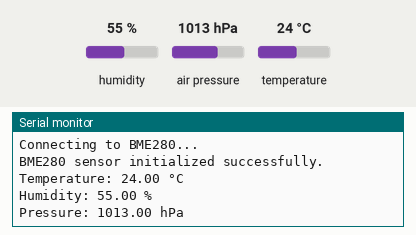
Simulated run of this sketch. Board: Arduino MKR. Shown: the last lines printed to the serial monitor. Inputs (shaded band) come from the test bench; at power-on: humidity 55 %, air pressure 1013 hPa, temperature 24 °C. WiFi joins after 1.5 s; servers stay silent unless stated.

Above: at 3.7 s.
3.8 s: humidity set to 22 %
At 5.3 s:
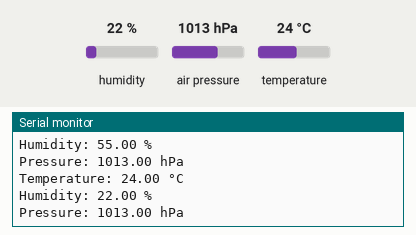
6.5 s: air pressure set to 952 hPa
At 7.0 s:
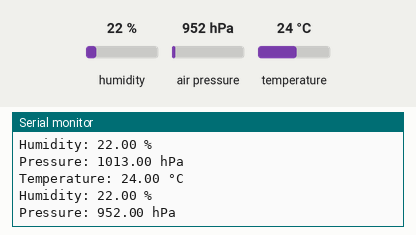
9.2 s: temperature set to 12 °C
At 11.5 s:
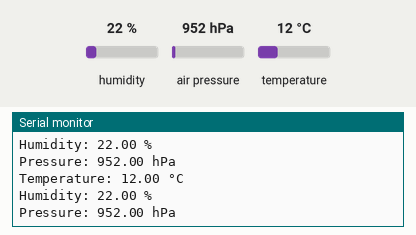

Measured:
- after the input at 3.8 s, the serial monitor: prints a new line after 0.71 s (image 1)
- after the input at 6.5 s, the serial monitor: prints a new line at once (image 2)
- after the input at 9.2 s, the serial monitor: prints a new line after 1.3 s (image 3)

The sketch:

sketch_sep30a.ino
```cpp
#include <WiFiNINA.h>
#include <Wire.h>
#include <Adafruit_Sensor.h>
#include <Adafruit_BME280.h>

// Wi-Fi credentials
const char* ssid = "Punchline";         // Replace with your Wi-Fi network name (SSID)
const char* password = "15072004"; // Replace with your Wi-Fi password

// Create a BME280 instance
Adafruit_BME280 bme;  // Default I2C address is 0x76. Some modules may use 0x77.

void setup() {
  // Start the Serial Monitor
  Serial.begin(9600);
  while (!Serial); // Wait for Serial to initialize
  delay(1000);     // Allow some time for the Serial Monitor

  // Connect to Wi-Fi
  Serial.print("Connecting to Wi-Fi...");
  WiFi.begin(ssid, password);
  while (WiFi.status() != WL_CONNECTED) {
    delay(1000);
    Serial.print(".");
  }
  Serial.println("\nConnected to Wi-Fi!");
  Serial.print("IP Address: ");
  Serial.println(WiFi.localIP());

  // Initialize the BME280 sensor
  Serial.println("Connecting to BME280...");
  if (!bme.begin(0x76)) {  // Try 0x77 if 0x76 doesn't work
    Serial.println("Could not find a valid BME280 sensor, check wiring!");
    while (1);  // Stop here if the sensor is not found
  }
  Serial.println("BME280 sensor initialized successfully.");
}

void loop() {
  // Read sensor values
  float temperature = bme.readTemperature();
  float humidity = bme.readHumidity();
  float pressure = bme.readPressure() / 100.0F; // Convert from Pa to hPa

  // Print sensor values to Serial Monitor
  Serial.print("Temperature: ");
  Serial.print(temperature);
  Serial.println(" °C");

  Serial.print("Humidity: ");
  Serial.print(humidity);
  Serial.println(" %");

  Serial.print("Pressure: ");
  Serial.print(pressure);
  Serial.println(" hPa");

  delay(2000);  // Wait for 2 seconds before taking the next reading
}
```
